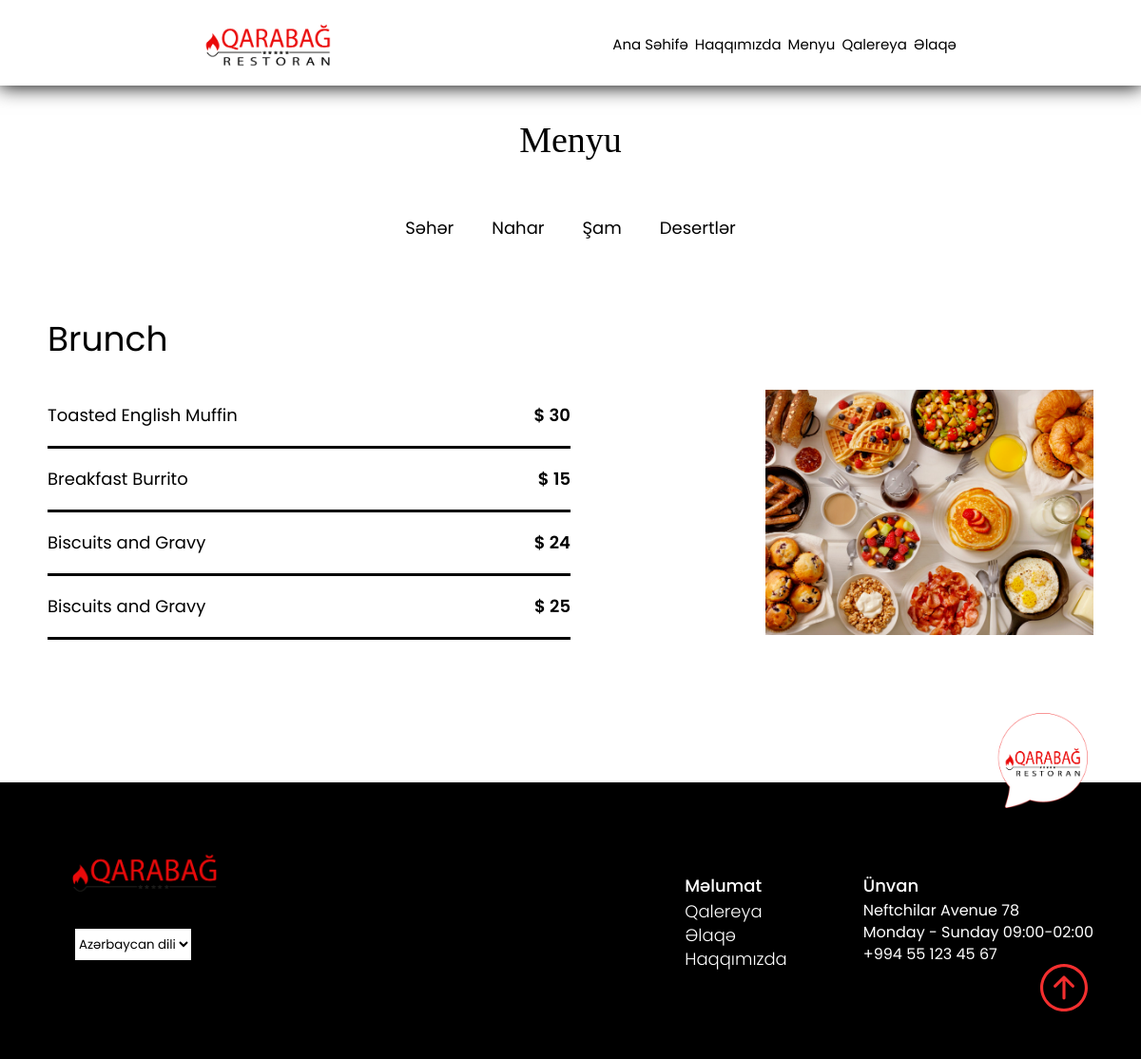
/menu/?category=Səhər, run on the app's committed database.
### base/models.py (models this page shows, shortened)
class Category(models.Model):
    Categories=(('Səhər','səhər'),('Nahar','nahar'), ('Şam','şam'),
    ('Desertlər','desertlər'))
    category = models.CharField(max_length=10, choices=Categories)
    def __str__(self):
        return self.category

class Menu(models.Model):
    name=models.CharField(max_length=100,blank=False,null=False)
    category=models.ForeignKey(Category, on_delete=models.SET_NULL, null=True)
    image=models.ImageField(default='img/menu1.png',blank=True, null=True)
    date_posted=models.DateTimeField(default=timezone.now)

class Menu_category(models.Model):
    name=models.CharField(max_length=100,blank=False,null=False)
    category=models.ForeignKey(Menu, on_delete=models.SET_NULL,
     related_name='menu_food',
    null=True)
    price=models.IntegerField()

### base/views.py (the view, shortened to what this page needs)
# urls.py: path('menu/',views.menu, name='menu'),
def menu(request):
    language='az'
    translation.activate(language)
    category=request.GET.get('category')
    if(category==None):
        menu=Menu.objects.all()
    else:
        menu=Menu.objects.filter(category__category=category)
    categories=Category.objects.all()
    return render(request,'menu.html',{'menu':menu, 'categories': categories})

### base/templates/menu.html (shortened to what this page needs)
{% extends 'base.html' %}
{% load static %}
{% load i18n %}
  {% block content %}
    <div class="menu">
        <div class="container">
            <div class="menu__content">
                <h2 class="menu__title">{% trans 'Menu' %}</h2>
                <nav class="menu__nav">
                    <ul class="menu__list">
                        {% for category in categories %}
                        <li class="menu__item">
                        <a href="{% url 'menu' %}?category={{category}}">{{category}}</a>
                        </li>
                       {% endfor %}
                    </ul>
                </nav>
            </div>
        </div>
                {% for m in menu %}
                {% if forloop.counter|divisibleby:2 is False %}
                <div class="menu__card">
                    <div class="container" id="sam">
                        <h2 class="menu__card-title" >{{m.name}}</h2>
                        <div class="menu__card-content">
                            <div class="menu__card-left">
                                <ul class="menu__card-list">
                               {% for food in m.menu_food.all %}
                                    <li class="menu__card-item">
                                        <p> {{food.name}}</p>
                                        <h3>$ {{food.price}}</h3>
                                    </li>
                                    {% endfor %}
                                </ul>
                            </div>
                            <img src="{{m.image.url}}" alt="">
                        </div>
                    </div>
                </div>
{% endif %}
{% endfor %}
</div>
{% endblock content %}

### base/static/style/index.css (style rules this page uses)
* { box-sizing: border-box; font-family: Georgia, 'Times New Roman', Times, serif; }
.container { max-width: 1130px; padding: 0 15px; margin: 0 auto; }
body { font-family: 'Poppins', sans-serif; }
.menu { text-align: center; width: 100%; padding: 128px 0 90px; }
.menu__title { font-weight: 500; font-size: 38px; color: #000; margin-bottom: 30px; font-family: 'Times New Roman', Times, serif; }
.menu__nav { display: flex; justify-content: center; padding: 20px 0; }
.menu__list { display: flex; }
.menu__item { padding: 0 20px; }
.menu__item a { font-family: 'Poppins'; font-style: normal; font-weight: 400; font-size: 18px; line-height: 48px; color: #000000; text-decoration: none; }
.menu__card { padding: 25px 0 60px; }
.menu__card-title { font-family: 'Poppins'; font-style: normal; font-weight: 400; font-size: 36px; line-height: 96px; color: #000000; text-align: left; }
.menu__card-content { display: flex; align-items: center; justify-content: space-between; }
.menu__card-content img { width: 345px; }
.menu__card-left { width: 50%; }
.menu__card-item { display: flex; justify-content: space-between; padding: 8px 0; border-bottom: 3px solid #000000; }
.menu__card-item p { font-family: 'Poppins'; font-style: normal; font-weight: 400; font-size: 18px; line-height: 48px; color: #000000; }
.menu__card-item h3 { font-family: 'Poppins'; font-style: normal; font-weight: 600; font-size: 18px; line-height: 48px; color: #000000; }

### data on the page
Category: category "Səhər"
Category: category "Nahar"
Category: category "Şam"
Category: category "Desertlər"
Menu: name "Brunch", image (picture)
Menu_category: name "Toasted English Muffin", price "30"
Menu_category: name "Breakfast Burrito", price "15"
Menu_category: name "Biscuits and Gravy", price "24"
Menu_category: name "Biscuits and Gravy", price "25"
